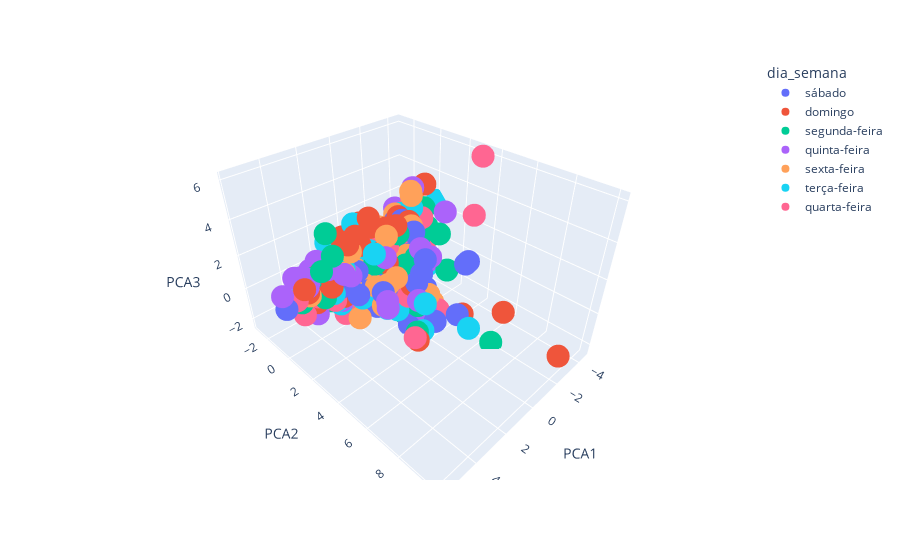

Write notebook code for a chart like this one.
### Code cell
fig = px.scatter_3d(prf_rain_data, x="PCA1", y="PCA2", z="PCA3", color="dia_semana")
fig.show()

### Figure 1 — Plotly figure (JSON) as saved in the notebook; plotly's stock layout.template omitted (floating-point values rounded to 4 significant figures; data arrays with more than 128 entries replaced by an {"elided": "..."} marker saying what was removed)
{"data": [{"hovertemplate": "dia_semana=sábado<br>PCA1=%{x}<br>PCA2=%{y}<br>PCA3=%{z}<extra></extra>", "legendgroup": "sábado", "marker": {"color": "#636efa", "symbol": "circle"}, "mode": "markers", "name": "sábado", "scene": "scene", "showlegend": true, "type": "scatter3d", "x": {"elided": "180 float values"}, "y": {"elided": "180 float values"}, "z": {"elided": "180 float values"}}, {"hovertemplate": "dia_semana=domingo<br>PCA1=%{x}<br>PCA2=%{y}<br>PCA3=%{z}<extra></extra>", "legendgroup": "domingo", "marker": {"color": "#EF553B", "symbol": "circle"}, "mode": "markers", "name": "domingo", "scene": "scene", "showlegend": true, "type": "scatter3d", "x": {"elided": "190 float values"}, "y": {"elided": "190 float values"}, "z": {"elided": "190 float values"}}, {"hovertemplate": "dia_semana=segunda-feira<br>PCA1=%{x}<br>PCA2=%{y}<br>PCA3=%{z}<extra></extra>", "legendgroup": "segunda-feira", "marker": {"color": "#00cc96", "symbol": "circle"}, "mode": "markers", "name": "segunda-feira", "scene": "scene", "showlegend": true, "type": "scatter3d", "x": {"elided": "187 float values"}, "y": {"elided": "187 float values"}, "z": {"elided": "187 float values"}}, {"hovertemplate": "dia_semana=quinta-feira<br>PCA1=%{x}<br>PCA2=%{y}<br>PCA3=%{z}<extra></extra>", "legendgroup": "quinta-feira", "marker": {"color": "#ab63fa", "symbol": "circle"}, "mode": "markers", "name": "quinta-feira", "scene": "scene", "showlegend": true, "type": "scatter3d", "x": {"elided": "134 float values"}, "y": {"elided": "134 float values"}, "z": {"elided": "134 float values"}}, {"hovertemplate": "dia_semana=sexta-feira<br>PCA1=%{x}<br>PCA2=%{y}<br>PCA3=%{z}<extra></extra>", "legendgroup": "sexta-feira", "marker": {"color": "#FFA15A", "symbol": "circle"}, "mode": "markers", "name": "sexta-feira", "scene": "scene", "showlegend": true, "type": "scatter3d", "x": {"elided": "164 float values"}, "y": {"elided": "164 float values"}, "z": {"elided": "164 float values"}}, {"hovertemplate": "dia_semana=terça-feira<br>PCA1=%{x}<br>PCA2=%{y}<br>PCA3=%{z}<extra></extra>", "legendgroup": "terça-feira", "marker": {"color": "#19d3f3", "symbol": "circle"}, "mode": "markers", "name": "terça-feira", "scene": "scene", "showlegend": true, "type": "scatter3d", "x": {"elided": "161 float values"}, "y": {"elided": "161 float values"}, "z": {"elided": "161 float values"}}, {"hovertemplate": "dia_semana=quarta-feira<br>PCA1=%{x}<br>PCA2=%{y}<br>PCA3=%{z}<extra></extra>", "legendgroup": "quarta-feira", "marker": {"color": "#FF6692", "symbol": "circle"}, "mode": "markers", "name": "quarta-feira", "scene": "scene", "showlegend": true, "type": "scatter3d", "x": [2.765, 3.234, 0.8341, 1.402, 0.1018, 1.154, 0.8446, 1.541, 2.891, -2.906, -1.111, 0.5685, -4.046, -2.307, -2.85, -1.181, -1.049, -2.824, -1.714, -1.452, 0.08763, 0.4477, -0.577, 1.169, 1.074, -0.8552, -2.609, -1.269, -0.3635, 0.1476, -0.5, 1.806, 0.1362, 0.1224, 4.729, 0.7328, -0.3686, -1.527, 1.268, -0.9359, 0.643, 0.1644, 0.3633, 3.099, 1.705, 0.2856, 0.1192, -0.1567, 1.656, -0.2889, 2.959, 1.127, -1.157, 0.632, 0.297, 0.9733, 1.126, 3.737, 1.133, 4.901, 2.955, -1.004, -2.611, 1.184, -2.294, -0.5612, -2.222, -3.88, -2.533, -1.652, -0.03664, 1.083, 0.6296, 0.1689, -0.2625, 1.477, -2.628, -3.564, 0.05465, -1.184, -2.208, -1.847, -1.179, 0.6702, -0.8332, -1.637, -0.4183, 0.793, -1.727, -1.117, 2.404, -0.2522, -0.7344, -0.366, 0.9353, -2.914, -2.352, -1.848, -2.798, -0.9994, 0.7092, 2.516, 0.9228, 2.234, -0.5268, -0.2835, -0.4746, 0.7437, 1.346, -1.036, 0.08521, -0.1734, -0.07636, -1.756, -1.108, 3.028, 0.1049, 1.843, -1.465], "y": [0.5994, 0.4867, 0.006986, -0.8967, -1.816, -1.465, -0.6433, -1.065, -0.9776, -1.281, 0.6741, 0.4169, 3.433, -0.6211, -0.3235, -0.7703, -0.9572, -0.9734, -0.4428, 3.189, -0.6249, -1.275, -0.8741, 0.002432, 0.2, 1.412, -0.9664, -0.332, -0.9867, -0.1213, 0.9292, 0.4478, 0.7771, 2.517, -0.05508, -0.7731, -0.06018, -0.08475, 0.05658, 1.045, 0.5879, 1.089, -1.177, -0.103, -0.8836, -0.0897, 0.1051, -0.4624, 4.55, -0.2101, -0.2907, 1.007, -0.186, 0.3388, -0.6074, -0.2716, 0.4964, -0.2084, 0.7388, -0.3069, -0.4129, -0.5759, -1.26, -0.06646, -0.4112, -1.186, -1.204, -1.021, -1.051, -1.326, -1.551, -1.218, 0.01021, -0.9455, 0.4633, -0.896, 1.005, 3.543, -0.2892, -0.7133, -0.2389, 0.1234, -1.178, -0.04197, -0.995, -0.8247, -0.07018, -0.9064, -0.549, -0.2366, 0.469, 0.1574, -0.5014, -0.1381, -0.3065, 0.4771, -0.2607, -0.2777, -0.4346, -0.4481, -0.4194, -0.8784, -1.016, -0.0442, 0.986, -0.7267, -0.1012, -0.2242, -0.6363, 0.1266, 1.979, 0.6839, 0.882, -0.6482, 1.206, -0.08824, 0.7348, -0.1689, -0.08483], "z": [-1.314, -0.2443, -0.7629, -0.1208, -0.657, -1.066, 1.484, -0.6763, 0.3271, -0.6393, 1.841, 2.206, 6.114, 0.627, 0.3696, -0.6977, 0.2707, -0.2457, -0.9321, -2.014, 0.6549, -0.05579, 1.773, -0.3448, 0.4429, -0.5218, 1.394, -0.7685, -0.5031, -0.8574, -0.1129, -0.7812, -0.5378, -0.5839, -0.6191, -0.842, 0.1593, 1.103, 1.13, 2.195, 1.256, 0.03849, -0.2227, 0.5009, -1.255, -0.7957, -0.9678, -0.4429, -1.138, -0.8779, -0.6366, -0.5693, -0.3958, -0.1223, -1.34, 0.1658, 0.285, -0.1353, -0.6401, 0.217, 0.2813, -0.0507, -0.6336, -0.6118, -0.6263, -0.681, -1.026, 0.7432, -0.3213, -0.6677, -0.4843, -0.5224, 1.272, 0.5149, 1.817, 0.8905, 0.2905, 3.136, 0.2218, -0.03762, 0.6732, -0.1383, -0.6045, 0.956, -0.6384, -1.317, -0.1639, 0.3969, 0.7909, -0.6081, 0.171, -0.1014, 0.634, -0.4453, 1.068, 2.031, 0.7037, 1.83, 2.317, -0.4723, -1.106, -0.06645, -0.8402, 1.365, 0.9993, 0.6974, -1.108, 0.3853, -1.393, -0.02276, -0.3902, 1.511, -0.8139, -0.02195, 1.008, 0.2521, 0.7334, 1.944, 1.48]}], "layout": {"legend": {"title": {"text": "dia_semana"}, "tracegroupgap": 0}, "margin": {"t": 60}, "scene": {"domain": {"x": [0, 1], "y": [0, 1]}, "xaxis": {"title": {"text": "PCA1"}}, "yaxis": {"title": {"text": "PCA2"}}, "zaxis": {"title": {"text": "PCA3"}}}}}
